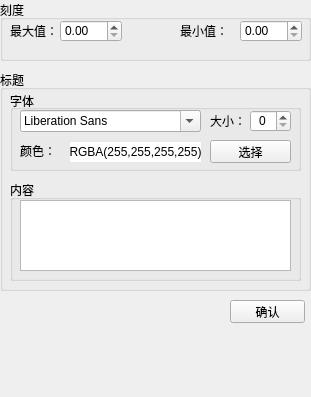
            <widget class="QWidget" name="page_leftAxis">
             <property name="geometry">
              <rect>
               <x>0</x>
               <y>0</y>
               <width>311</width>
               <height>397</height>
              </rect>
             </property>
             <attribute name="label">
              <string>左轴</string>
             </attribute>
             <widget class="QPushButton" name="pushButton_confirm_leftAxis">
              <property name="geometry">
               <rect>
                <x>230</x>
                <y>300</y>
                <width>75</width>
                <height>23</height>
               </rect>
              </property>
              <property name="text">
               <string>确认</string>
              </property>
             </widget>
             <widget class="QGroupBox" name="groupBox_leftAxis">
              <property name="geometry">
               <rect>
                <x>0</x>
                <y>0</y>
                <width>311</width>
                <height>61</height>
               </rect>
              </property>
              <property name="title">
               <string>刻度</string>
              </property>
              <widget class="QDoubleSpinBox" name="doubleSpinBox_leftAxis_max">
               <property name="geometry">
                <rect>
                 <x>60</x>
                 <y>20</y>
                 <width>62</width>
                 <height>22</height>
                </rect>
               </property>
              </widget>
              <widget class="QDoubleSpinBox" name="doubleSpinBox_leftAxis_min">
               <property name="geometry">
                <rect>
                 <x>240</x>
                 <y>20</y>
                 <width>62</width>
                 <height>22</height>
                </rect>
               </property>
              </widget>
              <widget class="QLabel" name="label_leftAxis_max">
               <property name="geometry">
                <rect>
                 <x>10</x>
                 <y>20</y>
                 <width>54</width>
                 <height>21</height>
                </rect>
               </property>
               <property name="text">
                <string>最大值：</string>
               </property>
              </widget>
              <widget class="QLabel" name="label_leftAxis_min">
               <property name="geometry">
                <rect>
                 <x>180</x>
                 <y>20</y>
                 <width>54</width>
                 <height>21</height>
                </rect>
               </property>
               <property name="text">
                <string>最小值：</string>
               </property>
              </widget>
             </widget>
             <widget class="QGroupBox" name="groupBox_leftAxis_title">
              <property name="geometry">
               <rect>
                <x>0</x>
                <y>70</y>
                <width>311</width>
                <height>221</height>
               </rect>
              </property>
              <property name="title">
               <string>标题</string>
              </property>
              <widget class="QGroupBox" name="groupBox_leftAxis_title_content">
               <property name="geometry">
                <rect>
                 <x>10</x>
                 <y>110</y>
                 <width>291</width>
                 <height>101</height>
                </rect>
               </property>
               <property name="title">
                <string>内容</string>
               </property>
               <widget class="QTextEdit" name="textEdit_leftAxis_min_title_content">
                <property name="geometry">
                 <rect>
                  <x>10</x>
                  <y>20</y>
                  <width>271</width>
                  <height>71</height>
                 </rect>
                </property>
               </widget>
              </widget>
              <widget class="QGroupBox" name="groupBox_leftAxis_min_title_font">
               <property name="geometry">
                <rect>
                 <x>10</x>
                 <y>20</y>
                 <width>291</width>
                 <height>81</height>
                </rect>
               </property>
               <property name="title">
                <string>字体</string>
               </property>
               <property name="alignment">
                <set>Qt::AlignLeading|Qt::AlignLeft|Qt::AlignVCenter</set>
               </property>
               <widget class="QFontComboBox" name="fontComboBox_leftAxis_title">
                <property name="geometry">
                 <rect>
                  <x>10</x>
                  <y>20</y>
                  <width>181</width>
                  <height>22</height>
                 </rect>
                </property>
               </widget>
               <widget class="QSpinBox" name="spinBox_leftAxistitle_font_size">
                <property name="geometry">
                 <rect>
                  <x>240</x>
                  <y>20</y>
                  <width>41</width>
                  <height>22</height>
                 </rect>
                </property>
                <property name="alignment">
                 <set>Qt::AlignCenter</set>
                </property>
               </widget>
               <widget class="QLabel" name="label_leftAxis_title_font_color">
                <property name="geometry">
                 <rect>
                  <x>10</x>
                  <y>50</y>
                  <width>41</width>
                  <height>21</height>
                 </rect>
                </property>
                <property name="text">
                 <string>颜色：</string>
                </property>
               </widget>
               <widget class="QLabel" name="label_leftAxis_title_font_color_show">
                <property name="geometry">
                 <rect>
                  <x>60</x>
                  <y>52</y>
                  <width>131</width>
                  <height>20</height>
                 </rect>
                </property>
                <property name="styleSheet">
                 <string notr="true">background-color: rgb(255, 255, 255);</string>
                </property>
                <property name="text">
                 <string>RGBA(255,255,255,255)</string>
                </property>
                <property name="alignment">
                 <set>Qt::AlignCenter</set>
                </property>
               </widget>
               <widget class="QPushButton" name="pushButton_leftAxis_font_color_select">
                <property name="geometry">
                 <rect>
                  <x>200</x>
                  <y>50</y>
                  <width>81</width>
                  <height>23</height>
                 </rect>
                </property>
                <property name="text">
                 <string>选择</string>
                </property>
               </widget>
               <widget class="QLabel" name="label_leftAxis_title_font_size">
                <property name="geometry">
                 <rect>
                  <x>200</x>
                  <y>20</y>
                  <width>41</width>
                  <height>21</height>
                 </rect>
                </property>
                <property name="text">
                 <string>大小：</string>
                </property>
               </widget>
              </widget>
             </widget>
            </widget>
